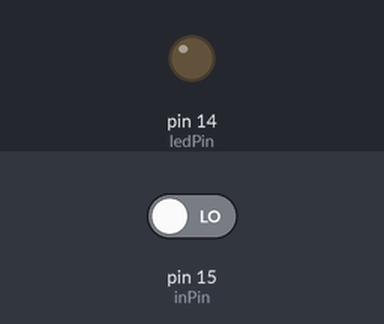
A sketch run on a simulated Arduino Uno, built with avr-gcc and run on an emulated ATmega328P. Shown: output pins drawn as LEDs (lit = HIGH). The inputs (shaded band) are chosen by the test bench; at power-on: pin 15 (inPin) LOW.

Above: at 1.2 s.
1.3 s: pin 15 (inPin) driven HIGH
At 1.9 s:
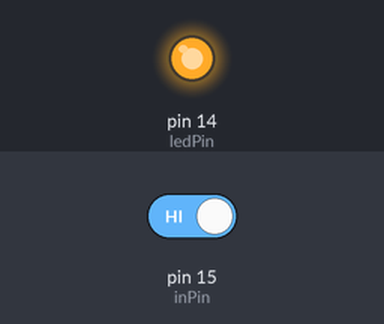
2.8 s: pin 15 (inPin) driven LOW
At 3.1 s:
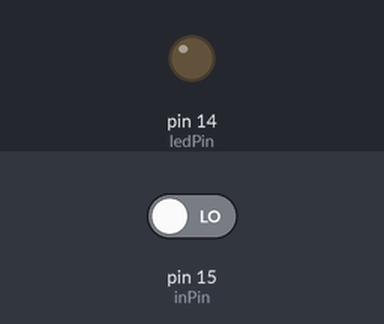
Timing chart, 0 to 5.8 s (numbered marks = the images above; inputs shaded):
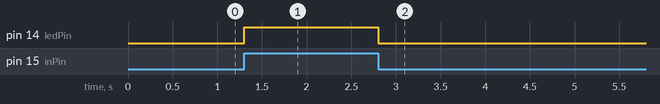

The sketch:

led_btn.ino
```cpp
int ledPin = 14;
int inPin = 15;
int val = 0;


void setup() {
  pinMode(ledPin, OUTPUT);
  pinMode(inPin, INPUT);
}

void loop() {
  val = digitalRead(inPin);
  digitalWrite(ledPin, val);
}
```

Measured:
- after the input at 1.3 s, pin 14 (ledPin): LOW → HIGH at once
- after the input at 2.8 s, pin 14 (ledPin): HIGH → LOW at once
